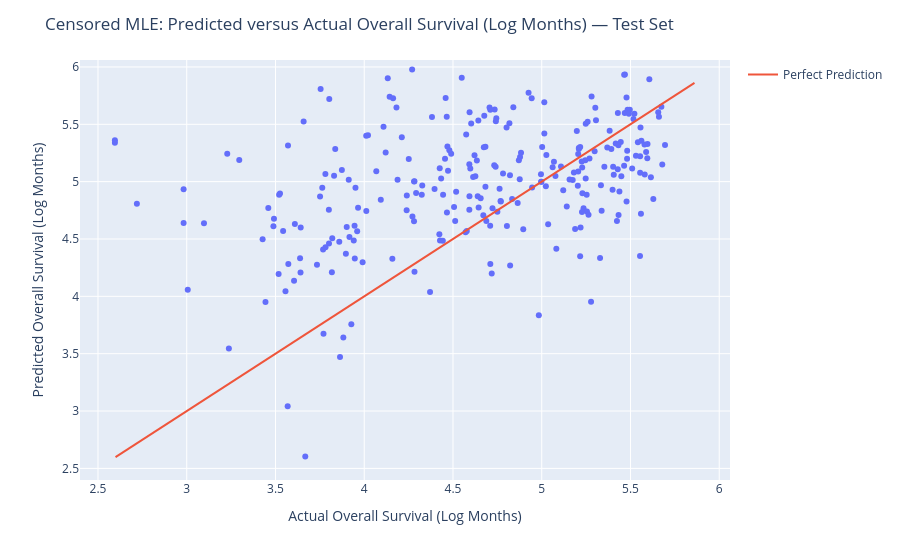

The notebook cell this image was saved under:
### Code cell
medians_test = aft.predict_median(encoded_df_test_AFT)

actual_log_test = np.log(encoded_df_test_AFT["Overall Survival (Months)"])
predicted_log_test = np.log(medians_test)

combined = pd.concat([actual_log_test, predicted_log_test])
lo = np.percentile(combined, 1)
hi = np.percentile(combined, 99)

fig = px.scatter(x=actual_log_test, y=predicted_log_test,
                 labels={"x": "Actual Overall Survival (Log Months)", "y": "Predicted Overall Survival (Log Months)"})

fig.add_trace(go.Scatter(
    x=[lo, hi],
    y=[lo, hi],
    mode="lines",
    name="Perfect Prediction"
))

fig.update_layout(title="Censored MLE: Predicted versus Actual Overall Survival (Log Months) — Test Set")
fig.update_xaxes(range=[lo-0.2, hi+0.2])
fig.update_yaxes(range=[lo-0.2, hi+0.2])
fig.show()

### Figure 1 — Plotly figure (JSON) as saved in the notebook; plotly's stock layout.template omitted (floating-point values rounded to 4 significant figures; data arrays with more than 128 entries replaced by an {"elided": "..."} marker saying what was removed)
{"data": [{"hovertemplate": "Actual Overall Survival (Log Months)=%{x}<br>Predicted Overall Survival (Log Months)=%{y}<extra></extra>", "legendgroup": "", "marker": {"color": "#636efa", "symbol": "circle"}, "mode": "markers", "name": "", "orientation": "v", "showlegend": false, "type": "scatter", "x": {"elided": "269 float values"}, "xaxis": "x", "y": {"elided": "269 float values"}, "yaxis": "y"}, {"mode": "lines", "name": "Perfect Prediction", "type": "scatter", "x": [2.599, 5.861], "y": [2.599, 5.861]}], "layout": {"legend": {"tracegroupgap": 0}, "margin": {"t": 60}, "title": {"text": "Censored MLE: Predicted versus Actual Overall Survival (Log Months) — Test Set"}, "xaxis": {"anchor": "y", "domain": [0, 1], "range": [2.399, 6.061], "title": {"text": "Actual Overall Survival (Log Months)"}}, "yaxis": {"anchor": "x", "domain": [0, 1], "range": [2.399, 6.061], "title": {"text": "Predicted Overall Survival (Log Months)"}}}}
